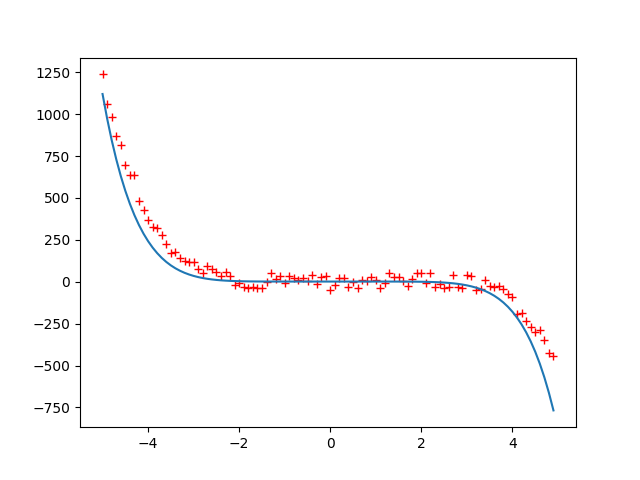

Here is the Python script that generated this plot:
from random import uniform
from math import sin
from numpy import arange
from numpy import dot
from matplotlib import pyplot as plt
import numpy as np
from math import *

def generate_sequence(n, step=1):
	for i in arange(-n, n, step):
		yield -0.3*i*i*i*i*i+0.5*i*i*i*i+0.5*i*i*i+1*i*i+0.6*i

gen = generate_sequence(5, 0.1)
seq = []
for elem in gen:
	elem += uniform(-50, 50)
	seq.append(elem)

x = arange(-5, 5, 0.1)
x = np.array(x)
bias = np.repeat(1, int(10/0.1))
x1 = np.vstack((x, x*x))
x2 = np.vstack((x1, x*x*x))
x3 = np.vstack((x2, x*x*x*x))
x4 = np.vstack((x3, x*x*x*x*x))
x5 = np.vstack((x4, x*x*x*x*x*x))
x6 = np.vstack((x5, x*x*x*x*x*x*x))
x7 = np.vstack((x6, bias))
x = np.transpose(x7)
y = seq
theta = [0, 0, 0, 0, 0, 0, 0, 1]

def cost_function(theta, x, y):
	h = np.dot(x, theta)
	n = np.shape(h)[0]
	d = np.transpose(y) - h
	return np.dot(np.transpose(d), d)/(2*n)

def d_cost_function(theta, x, y):
	h = np.dot(x, theta)
	n = np.shape(h)[0]
	d = np.transpose(y) - h
	return -1*np.dot(np.transpose(d), x)/n

print(d_cost_function(theta, x, y))

epsilon = inf
iter = 0

learning_rate = 0.0000000000001

while epsilon > 0.01:
	c1 = cost_function(theta, x, y)
	theta = theta - learning_rate * d_cost_function(theta, x, y)
	print(theta)
	c2 = cost_function(theta, x, y)
	epsilon = c1 - c2
	print(epsilon)
	iter += 1
	print("-----")


x = arange(-5, 5, 0.1)
x = np.array(x)
x0 = arange(-5, 5, 0.1)

bias = np.repeat(1, int(10/0.1))
x1 = np.vstack((x, x*x))
x2 = np.vstack((x1, x*x*x))
x3 = np.vstack((x2, x*x*x*x))
x4 = np.vstack((x3, x*x*x*x*x))
x5 = np.vstack((x4, x*x*x*x*x*x))
x6 = np.vstack((x5, x*x*x*x*x*x*x))
x7 = np.vstack((x6, bias))
x = x7

plt.plot(arange(-5, 5, 0.1), seq, 'r+')
plt.plot(x0, np.dot(np.transpose(theta), x))
plt.show()
